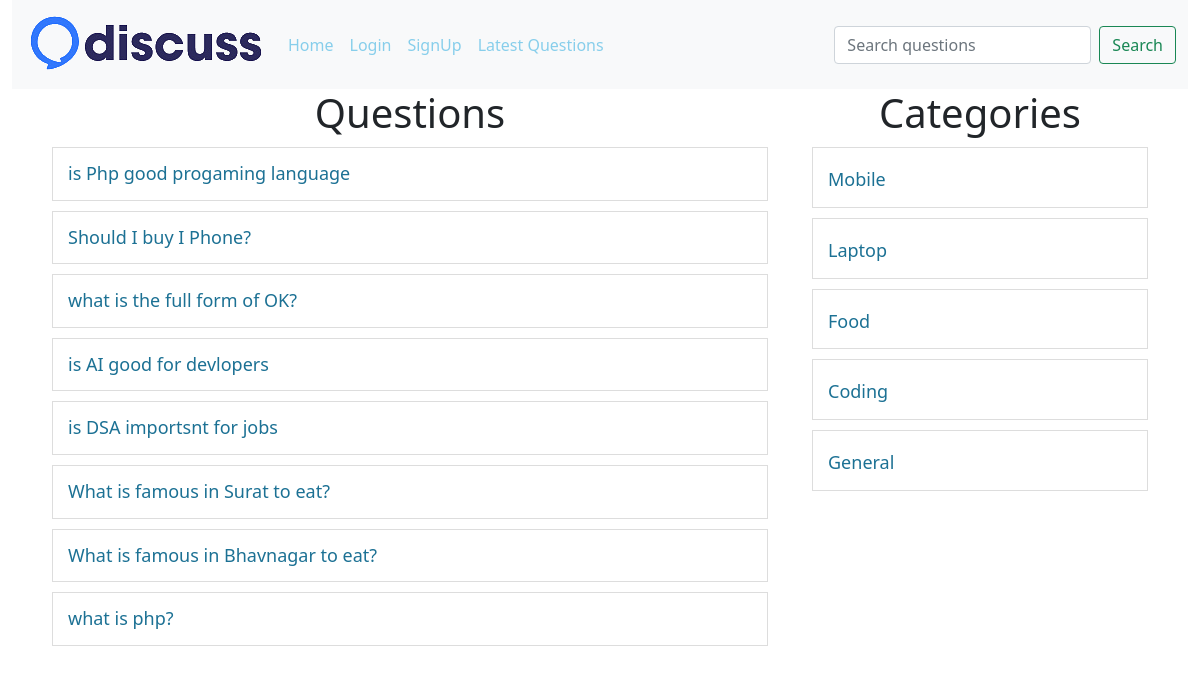
The page / on the database its author committed.
### tables this page shows
CREATE TABLE `questions` (
  `id` int(30) NOT NULL,
  `title` varchar(100) NOT NULL,
  `description` varchar(300) NOT NULL,
  `category_id` int(10) NOT NULL,
  `user_id` varchar(10) NOT NULL
);

CREATE TABLE `category` (
  `id` int(30) NOT NULL,
  `name` varchar(100) NOT NULL
);

### client/questions.php (the view, shortened to what this page needs)
<div class="container">
    <div class="row">
        <div class="col-8">
            <h1 class="heading">Questions</h1>
            <?php
            include("./common/db.php");
            if (isset($_GET["c-id"])) {
                $query = "select * from questions where category_id=$cid";
            } else if (isset($_GET["u-id"])) {
                $query = "select * from questions where user_id=$uid";
            } else if (isset($_GET["latest"])) {
                $query = "select * from questions order by id desc";
            } else if (isset($_GET["search"])) {
                $query = "select * from questions where `title` LIKE '%$search%' ";
            } else {
                $query = "select * from questions";
            }
            $result = $conn->query($query);
            foreach ($result as $row) {
                $title = $row["title"];
                $id = $row['id'];
                echo "<div class='row question-list'>
                <h4 class='my-question'><a href='?q-id=$id'>$title</a>";
                echo "</h4></div>";
            }
            ?>
        </div>
        <div class="col-4">
            <?php include('categorylist.php'); ?>
        </div>
    </div>
</div>

### index.php (shortened to what this page needs)
<!DOCTYPE html>
<html lang="en">
<head>
    <link rel="stylesheet" href="./public/style.css">
    <?php
    include('./client/commonFile.php');
    ?>
</head>
<body>
    <div class="container-fluid">
        <?php
        include('./client/header.php');
        if (isset($_GET['signup']) && (!isset($_SESSION['user']) || !isset($_SESSION['user']['username']))) {
            include('./client/signup.php');
        } else if (isset($_GET['login']) && (!isset($_SESSION['user']) || !isset($_SESSION['user']['username']))) {
            include('./client/login.php');
        } else if (isset($_GET['ask'])) {
            include('./client/ask.php');
        } else if (isset($_GET['q-id'])) {
            $qid = $_GET['q-id'];
            include('./client/question-details.php');
        } else if (isset($_GET['c-id'])) {
            $cid = $_GET['c-id'];
            include('./client/questions.php');
        } else if (isset($_GET['u-id'])) {
            $uid = $_GET['u-id'];
            include('./client/questions.php');
        } else if (isset($_GET['search'])) {
            $search = $_GET['search'];
            include('./client/questions.php');
        } else if (isset($_GET['latest'])) {
            include('./client/questions.php');
        } else {
            include('./client/questions.php');
        }
        ?>
    </div>
</body>
</html>

### client/commonFile.php (shortened to what this page needs)
<link href="https://cdn.jsdelivr.net/npm/bootstrap@5.0.2/dist/css/bootstrap.min.css" rel="stylesheet"
>
<link rel="stylesheet" href="./public/style.css" />

### client/header.php (shortened to what this page needs)
<nav class="navbar navbar-expand-lg navbar-light bg-light">
  <div class="container-fluid">
    <a class="navbar-brand" href="./">
      <img src="./public/logo.png" class="img-fluid" alt="Logo" />
    </a>
    <div class="collapse navbar-collapse" id="navbarNav">
      <ul class="navbar-nav">
        <li class="nav-item">
          <a class="nav-link active" href="./">Home</a>
        </li>
        <?php
        if (isset($_SESSION['user']) && isset($_SESSION['user']['username'])) { ?>
          <li class="nav-item">
            <a class="nav-link" href="./server/requests.php?logout=true">Logout (<?php echo ucfirst( $_SESSION['user']['username'] )?>)</a>
          </li>
          <li class="nav-item">
            <a class="nav-link" href="?ask=true">Ask A Question</a>
          </li>
          <li class="nav-item">
            <a class="nav-link" href="?u-id=<?php echo $_SESSION['user']['user_id'] ?>">My Questions</a>
          </li>
        <?php } else { ?>
          <li class="nav-item">
            <a class="nav-link" href="?login=true">Login</a>
          </li>
          <li class="nav-item">
            <a class="nav-link" href="?signup=true">SignUp</a>
          </li>
        <?php } ?>
        <li class="nav-item">
          <a class="nav-link" href="?latest=true">Latest Questions</a>
        </li>
      </ul>
    </div>
    <form class="d-flex" action="">
      <input class="form-control me-2" name="search" type="search" placeholder="Search questions">
      <button class="btn btn-outline-success" type="submit">Search</button>
    </form>
  </div>
</nav>

### client/categorylist.php
<div>
    <h1 class="heading">Categories</h1>
    <?php
    include('./common/db.php');
    $query = "select * from category";
    $result = $conn->query($query);
    foreach ($result as $row) {
        $name = ucfirst($row['name']);
        $id = $row['id'];
        echo "<div class='row question-list'>
    <h4><a href='?c-id=$id'>$name</a></h4>
    </div>";
    }
    ?>
</div>

### public/style.css (style rules this page uses)
a { color: skyblue !important; }
.heading { text-align: center; }
.question-list { border: 1px solid #ddd; padding: 15px; margin: 10px; }
.question-list a { text-decoration: none; }
.question-list h4 { margin: 0; padding: 0; }
.question-list a, .question-title { font-size: 18px; text-decoration: none; color: #1c7194 !important; }
.my-question { display: flex; justify-content: space-between; }

### rows shown on the page
questions: title "is Php good progaming language"
questions: title "Should I buy I Phone?"
questions: title "what is the full form of OK?"
questions: title "is AI good for devlopers"
questions: title "is DSA importsnt for jobs"
questions: title "What is famous in Surat to eat?"
questions: title "What is famous in Bhavnagar to eat?"
questions: title "what is php?"
category: name "Mobile"
category: name "Laptop"
category: name "Food"
category: name "Coding"
category: name "General"
